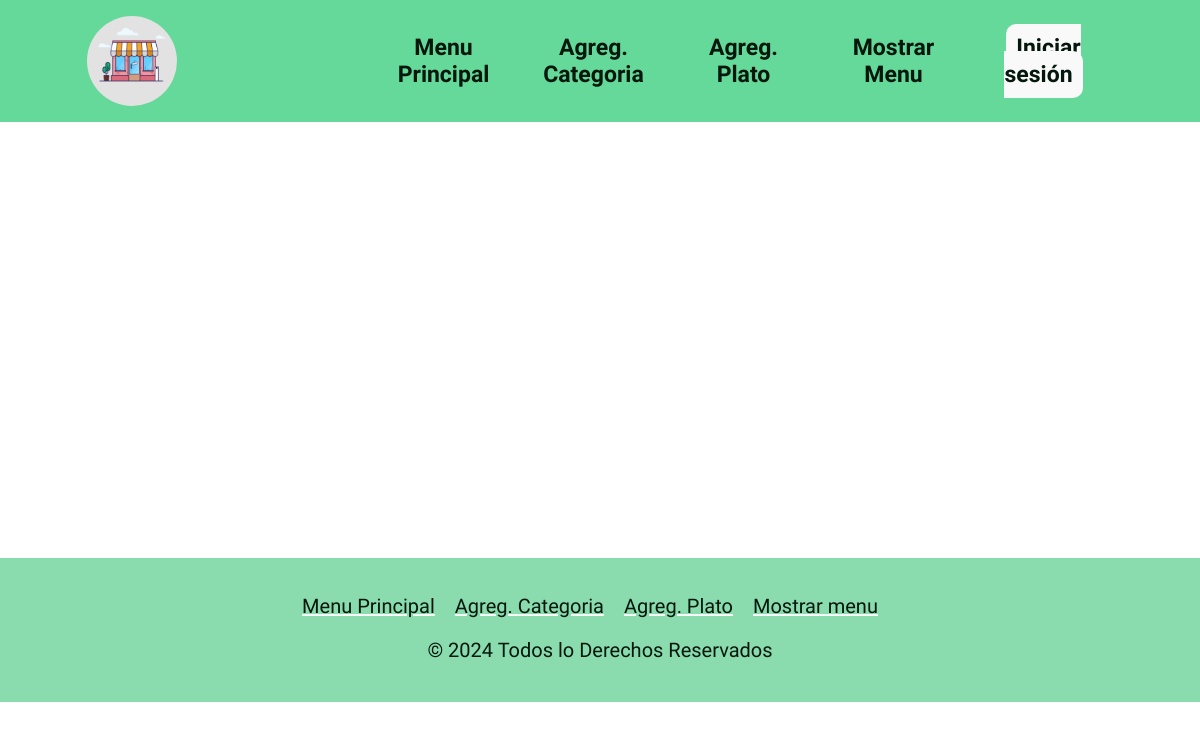
Before: /mostrar_menu with the older database file.
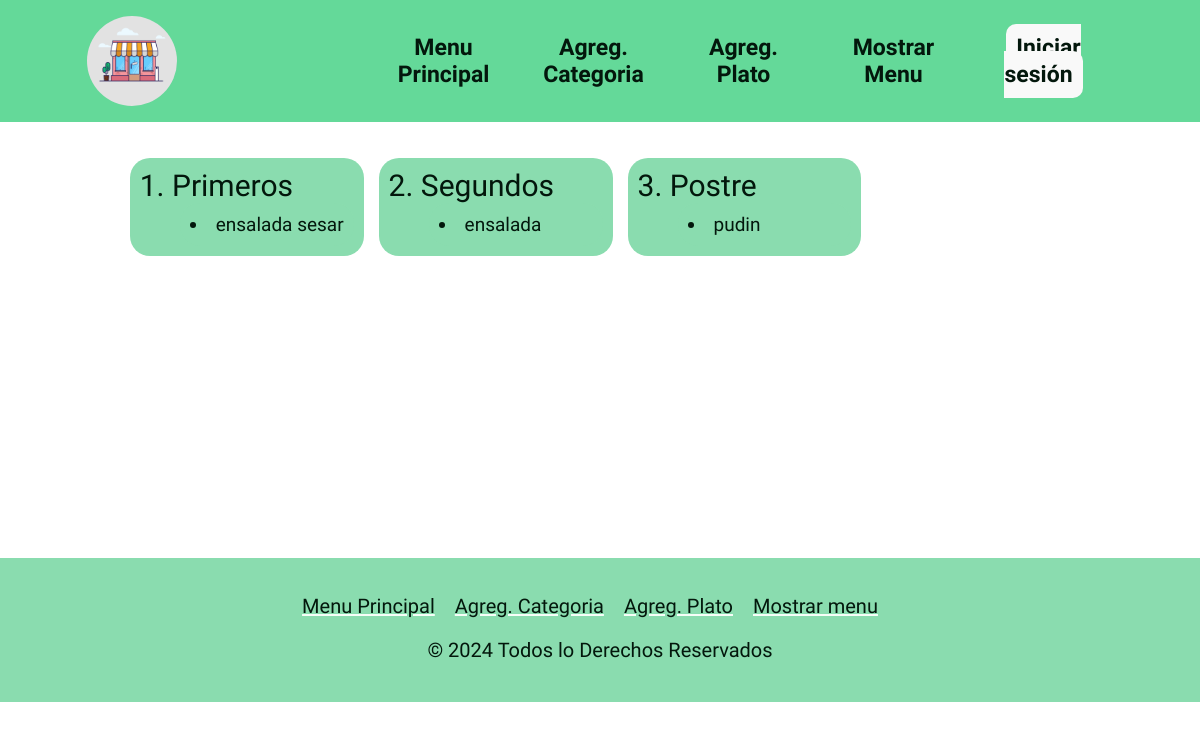
After: the same page with the newer database file.
### tables this page shows
CREATE TABLE categoria (
    id INTEGER PRIMARY KEY AUTOINCREMENT,
    nombre VARCHAR(1086) UNIQUE NOT NULL
);

CREATE TABLE plato (
    id INTEGER PRIMARY KEY AUTOINCREMENT,
    nombre VARCHAR(160) UNIQUE NOT NULL,
    categoria_id INTEGER NOT NULL,
    FOREIGN KEY(categoria_id) REFERENCES categoria(id)
);

### app.py (the view)
@app.route('/mostrar_menu')
def mostrar_menu():
    conn = connect_database() # Conexion a la Base De Batos
    cursor = conn.cursor()
    cursor.execute("SELECT * FROM categoria")
    categorias = cursor.fetchall() # Obtiene todas la categorias
    platos = []
    if categorias: # Si hay categorías en la base de datos
        for categoria in categorias: # Para cada categoría
            cursor.execute("SELECT nombre FROM plato WHERE categoria_id=?", (categoria[0],))
            platos_categoria = cursor.fetchall()  # Obtiene los nombres de los platos
            platos.append((categoria, platos_categoria)) # Agrega la categoría y sus platos a la lista
    conn.close() # Cierra la conecion
    return render_template('menu.html', categorias_platos=platos)

### app.py (called while the page is built)
def connect_database():
    conn = sqlite3.connect('database/restaurant.db')
    return conn

### templates/menu.html (shortened to what this page needs)
<!DOCTYPE html>
<html lang="en">
<head>
    <link rel="stylesheet" href="{{ url_for('static', filename="css/menu.css") }}">
    <link rel="stylesheet" href="{{ url_for('static', filename="css/navbar.css") }}">
    <link rel="stylesheet" href="{{ url_for('static', filename="css/font.css") }}">
    <link rel="stylesheet" href="{{ url_for('static', filename="css/scrollbar.css") }}">
    <link rel="stylesheet" href="{{ url_for('static', filename="css/footer.css") }}">
</head>
<body>
    <header>
        <img src="{{ url_for('static', filename='img/icon.png') }}" alt="icono">
        <nav class="menu">
            <ul class="menu_list">
                <li class="this">
                    <a href="/">Menu Principal</a>
                </li>
                <li class="this">
                    <a href="/Categoria">Agreg. Categoria</a>
                </li>
                <li class="this">
                    <a href="/Plato">Agreg. Plato</a>
                </li>
                <li class="this">
                    <a href="/mostrar_menu">Mostrar Menu</a>
                </li>
                <li>
                    {% if 'username' in session %}
                        <div class="dropdown">
                            <button class="dropdown">{{ session['username'] }}</button>
                            <div class="dropdown-content">
                                <a href="/logout">Cerrar sesión</a>
                                <a href="/login">Cambiar de centa</a>
                            </div>
                        </div>
                    {% else %}
                        <a href="/login" class="stuffed">Iniciar sesión</a>
                    {% endif %}
                </li>
            </ul>
        </nav>
    </header>
    <main>
        <div class="container">
            <ul class="categoria_list">
                {% for categoria, platos_categoria in categorias_platos %}
                <li>{{ categoria[0] }}. {{ categoria[1] }}
                    <ul class="plato_list">
                        {% for plato in platos_categoria %}
                        <li>{{ plato[0] }}</li>
                        {% endfor %}
                    </ul>
                </li>
                {% endfor %}
            </ul>
        </div>
    </main>
    <footer>
        <div class="footer-nav">
            <ul class="footer-links">
                <li><a href="/">Menu Principal</a></li>
                <li><a href="/Categoria">Agreg. Categoria</a></li>
                <li><a href="/Plato">Agreg. Plato</a></li>
                <li><a href="/mostrar_menu">Mostrar menu</a></li>
            </ul>
        </div>
        <div class="footer-copy">
            <p>&copy; 2024 Todos lo Derechos Reservados </p>
        </div>
    </footer>
</body>
</html>

Changed rows visible on the page:
added categoria: id "1", nombre "Primeros"
added plato: nombre "ensalada sesar", shown under "1"
added categoria: id "2", nombre "Segundos"
added plato: nombre "ensalada", shown under "2"
added categoria: id "3", nombre "Postre"
added plato: nombre "pudin", shown under "3"
